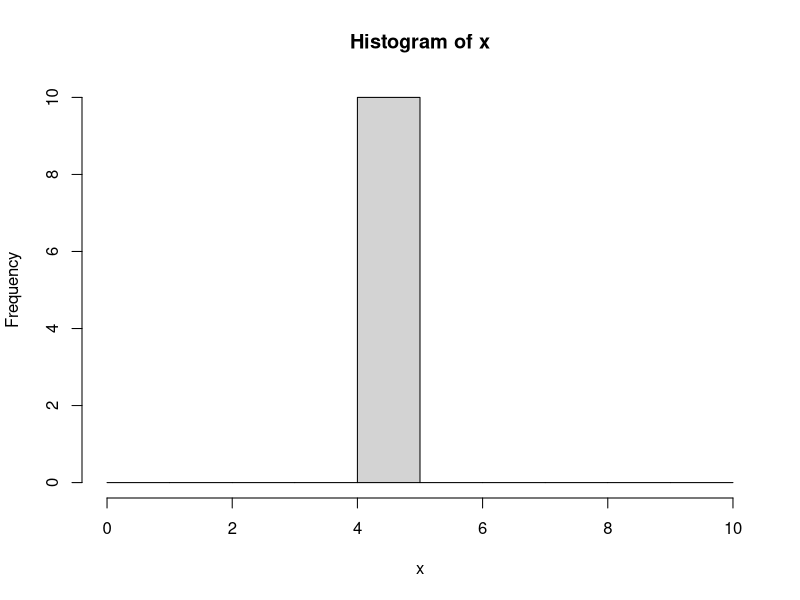
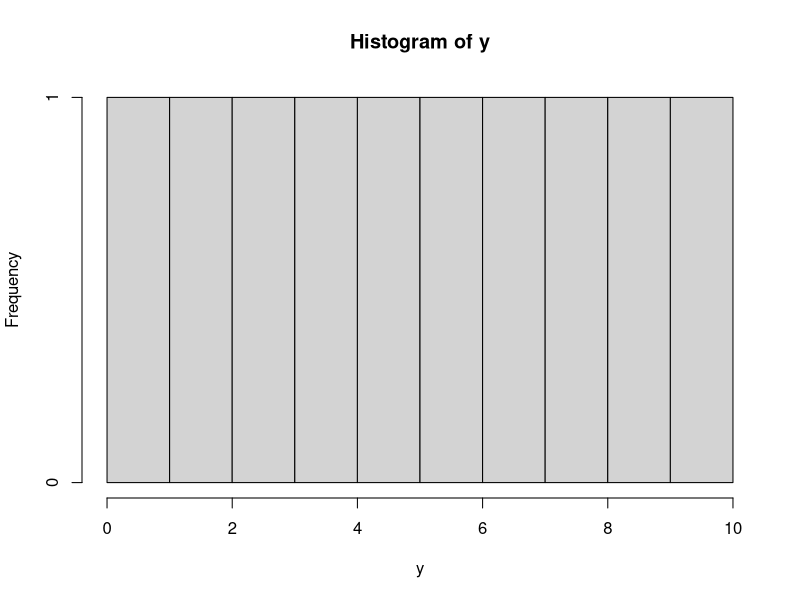
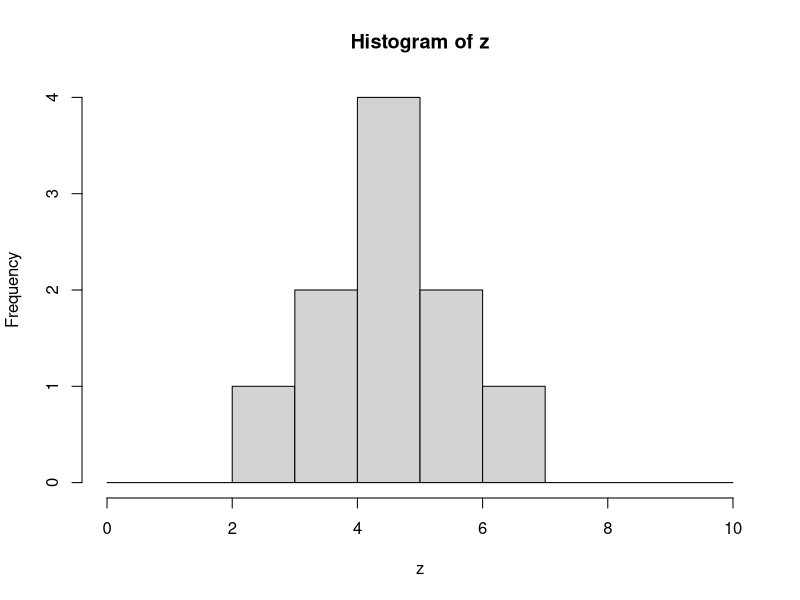

Write R code to recreate these figures, in order.
set.seed(1234)  # 시드가 똑같으면, 같은 결과가 나온다.
x <- sample(1:10, 6)

# x의 분산 & 표준편차
var(x)
sd(x)

x <- rep(5, 10)
y <- c(1:10)
z <- c(3, 4, 5, 6, 7, 4, 5, 6, 5, 5)

hist(x, breaks = 0:10)
hist(y, breaks = 0:10)
hist(z, breaks = 0:10)

sd(y)
sd(z)
